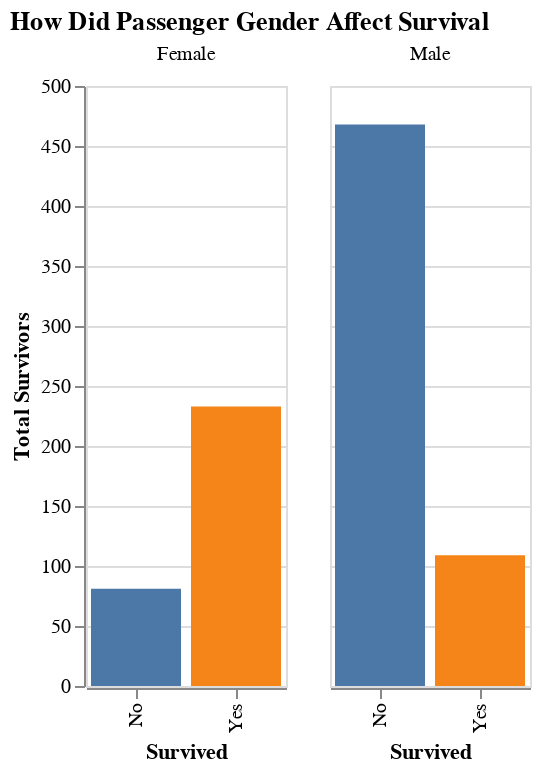

Notebook code cell kept with this figure:
### Markdown cell above
## 🌟 Above and Beyond 🌟

1. There appears to be a lot of different variations of similar titles. (such as abbreviations for Miss and Mademoiselle). 

   Scan through the different titles to see which titles can be consolidated, then use what you know about data manipulation to simplify the distribution.

   Once you've finished, check the visualizations again to see if that made any difference.

2. The museum curator has room for a couple of nice visualizations for the exhibit. Create additional visualizations that are suitable for public display.

### Code cell
alt.Chart(titanic).mark_bar().transform_calculate(
    Capitalized_Sex = 'upper(datum.Sex[0]) + slice(datum.Sex,1)'
).encode(
    alt.X('Survived:N', title='Survived'),
    alt.Y('count()', title='Total Survivors'),
    color=alt.Color('Survived', legend=None),
    column=alt.Column('Capitalized_Sex:N', title=None)
).properties(
    title='How Did Passenger Gender Affect Survival',
    width=100
)

### Figure 1 — Vega-Lite specification as saved in the notebook (floating-point values rounded to 4 significant figures; data arrays with more than 128 entries replaced by an {"elided": "..."} marker saying what was removed)
{"config": {"view": {"continuousWidth": 400, "continuousHeight": 300}}, "data": {"name": "data-1c569d5f423bdbbf25c7d3c058f11f3e"}, "mark": "bar", "encoding": {"color": {"field": "Survived", "legend": null, "type": "nominal"}, "column": {"field": "Capitalized_Sex", "title": null, "type": "nominal"}, "x": {"field": "Survived", "title": "Survived", "type": "nominal"}, "y": {"aggregate": "count", "title": "Total Survivors", "type": "quantitative"}}, "title": "How Did Passenger Gender Affect Survival", "transform": [{"calculate": "upper(datum.Sex[0]) + slice(datum.Sex,1)", "as": "Capitalized_Sex"}], "width": 100, "$schema": "https://vega.github.io/schema/vega-lite/v4.17.0.json", "datasets": {"data-1c569d5f423bdbbf25c7d3c058f11f3e": {"elided": "891 records"}}}
